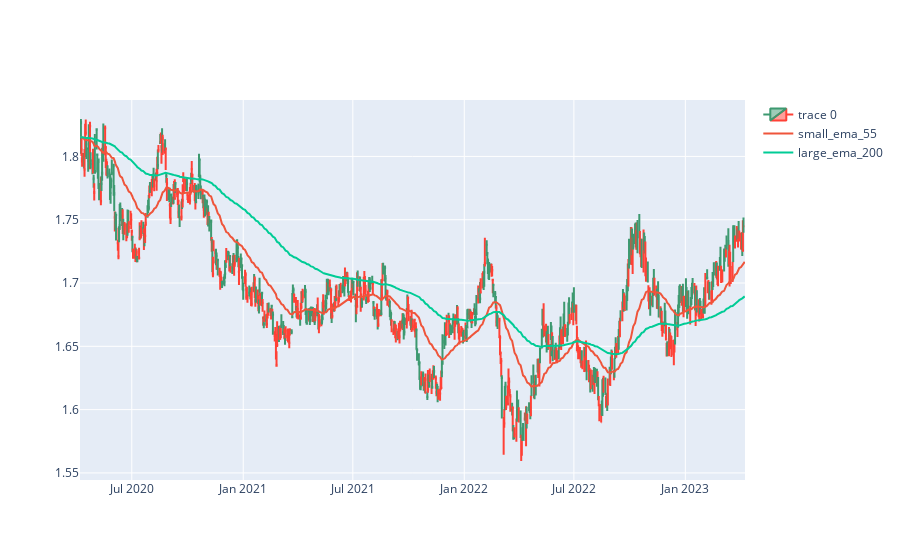

Here is the notebook cell this chart was saved with:
### Code cell
small_ema = 55
large_ema = 200

# balance, stoploss, reward_ratio
ttr = Tester(25_00_000, 0.01, 3)
# ticker_data, ticket_size, small_ema, large_ema
ttr.init(ticker_data, 1_00_000, small_ema, large_ema)
# small_ema, large_ema
ttr.chart(small_ema, large_ema)
# run backtesting
ttr.run()
ttr.stats()

t_book2 = ttr.trade_book
profitables = ttr.profitable_trades
losers = ttr.losing_trades

### Figure 1 — Plotly figure (JSON) as saved in the notebook; plotly's stock layout.template omitted (floating-point values rounded to 4 significant figures; data arrays with more than 128 entries replaced by an {"elided": "..."} marker saying what was removed)
{"data": [{"close": {"elided": "785 float values"}, "high": {"elided": "785 float values"}, "low": {"elided": "785 float values"}, "open": {"elided": "785 float values"}, "type": "candlestick", "x": {"elided": "785 str values"}}, {"name": "small_ema_55", "type": "scatter", "x": {"elided": "785 str values"}, "y": {"elided": "785 float values"}}, {"name": "large_ema_200", "type": "scatter", "x": {"elided": "785 str values"}, "y": {"elided": "785 float values"}}], "layout": {"xaxis": {"rangeslider": {"visible": false}}}}
